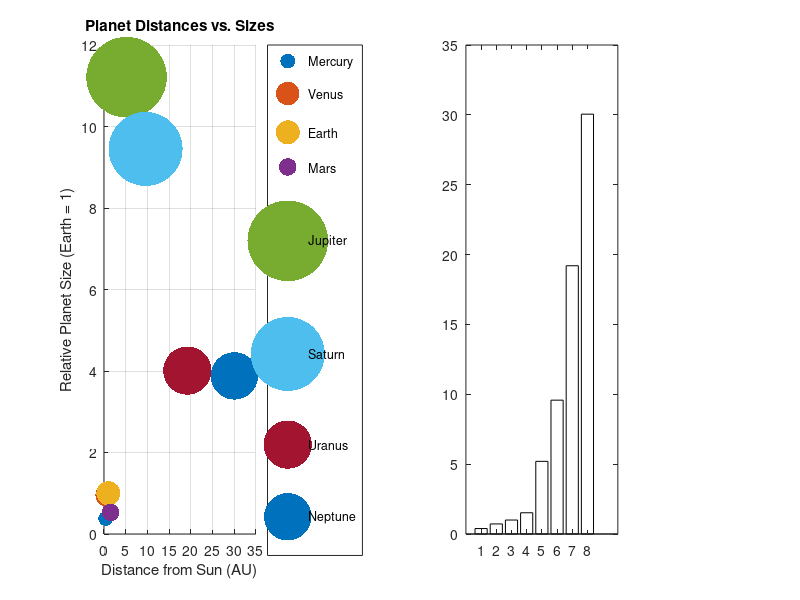

This figure's MATLAB source: (Note: this script raises an error after producing the figure.)
% Solar System Visualization with different colors for each planet
% Defines the distances from the Sun in astronomical units (AU) and planet sizes relative to Earth

planet_distances = [0.39, 0.72, 1, 1.52, 5.2, 9.58, 19.2, 30.05];  % in AU (Mercury to Neptune)
planet_sizes = [0.38, 0.95, 1, 0.53, 11.21, 9.45, 4.01, 3.88];  % relative to 1 Earth (Mercury to Neptune)

planet_names = {'Mercury', 'Venus', 'Earth', 'Mars', 'Jupiter', 'Saturn', 'Uranus', 'Neptune'};

% Colors for each planet (8 different colors for scatter and bar chart)
planet_colors = lines(length(planet_names));

% Create a figure with two subplots
figure;

% First Subplot: Scatter plot of planet distances vs. planet sizes
subplot(1, 2, 1);
hold on;  % Keep the plot active to add points
for i = 1:length(planet_distances)
    scatter(planet_distances(i), planet_sizes(i), planet_sizes(i)*300, planet_colors(i, :), 'filled');  
    % planet_sizes(i)*300 scales the marker size
    %text(planet_distances(i) + 0.1, planet_sizes(i), ['  ' planet_names{i}], 'VerticalAlignment', 'bottom');  % Add labels
end
hold off;

% Set title, labels, grid, and legend for the scatter plot / subplot 1
title('Planet Distances vs. Sizes');
xlabel('Distance from Sun (AU)');
ylabel('Relative Planet Size (Earth = 1)');

grid on;
legend(planet_names, 'Location', 'northeastoutside');  % Move legend outside for clarity

% Second Subplot: Bar chart of planet distances
subplot(1, 2, 2);
bar_handle = bar(planet_distances, 'FaceColor', 'flat');  % Create bar chart with colored bars

% Assign colors to each bar, making sure each planet has a different one.
for i = 1:length(planet_distances)
    bar_handle.CData(i, :) = planet_colors(i, :);
end

% Set title, labels, and tick labels for the bar chart
title('Planet Distances from the Sun');
xlabel('Planet');
ylabel('Distance from Sun (AU)');
set(gca, 'XTickLabel', planet_names);  % Label bars with planet names
grid on;

% Save the figure as a png
saveas(gcf, 'solar_system_visualization.png');